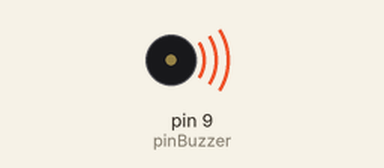
Recording of a sketch running on a simulated Arduino Uno, built with avr-gcc and run on an emulated ATmega328P. Parts: buzzer (waves = sounding).

Above: at 0.5 s.
Timing chart, 0 to 4.6 s (numbered marks = the images above):
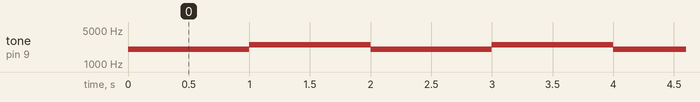

Measured:
- by itself, tone on pin 9 (pinBuzzer): alternates 2500 Hz for 1.0 s and 2000 Hz for 1.0 s

The sketch:

Buzzer.ino
```cpp
int pinBuzzer = 9;

void setup() {
  // put your setup code here, to run once:
  pinMode(9, OUTPUT);

}

void loop() {
  // put your main code here, to run repeatedly:

  tone(pinBuzzer, 2000);
  delay(1000);
  tone(pinBuzzer, 2500);
  delay(1000);
  tone(pinBuzzer, 0);
}
```
